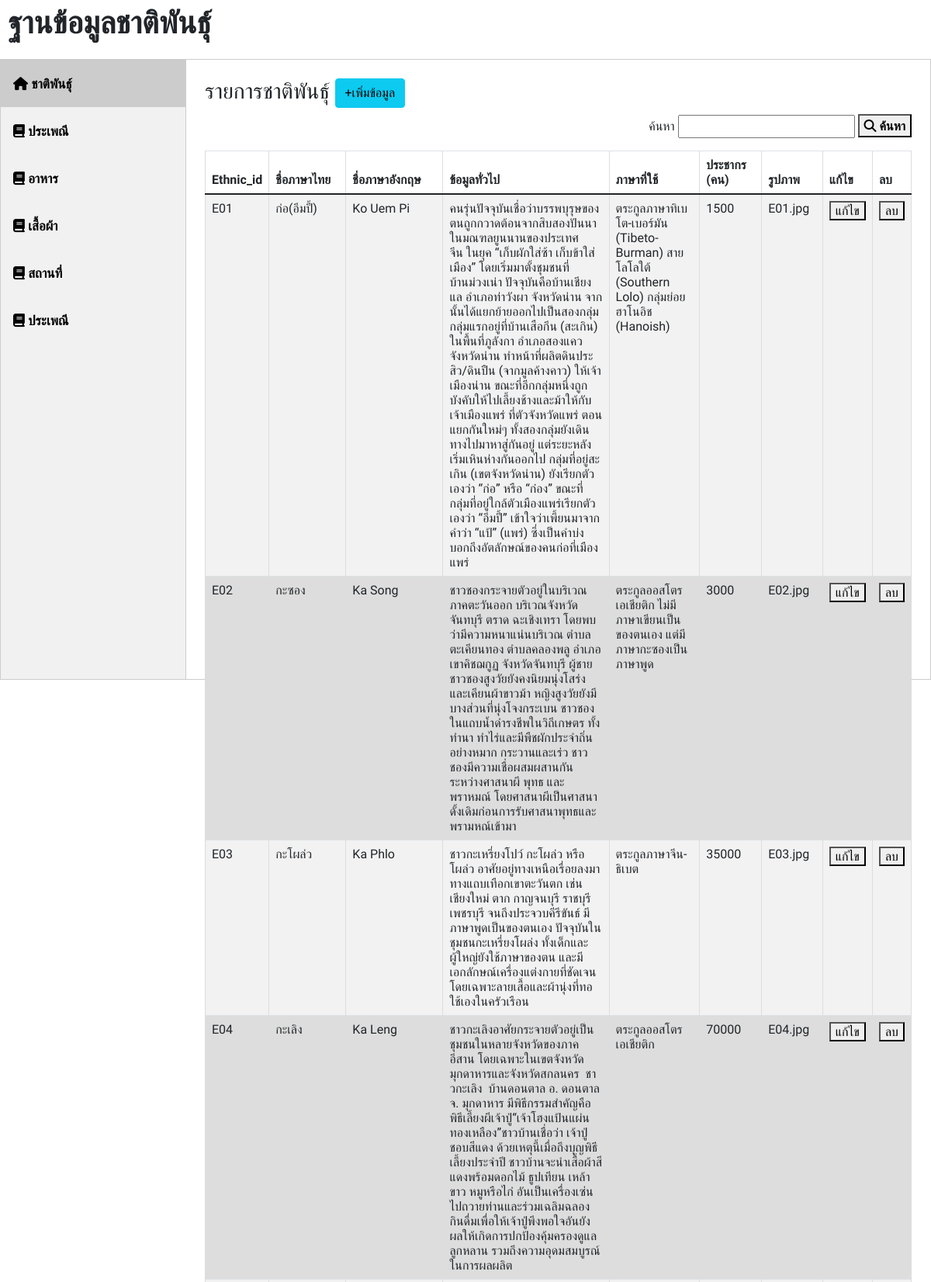
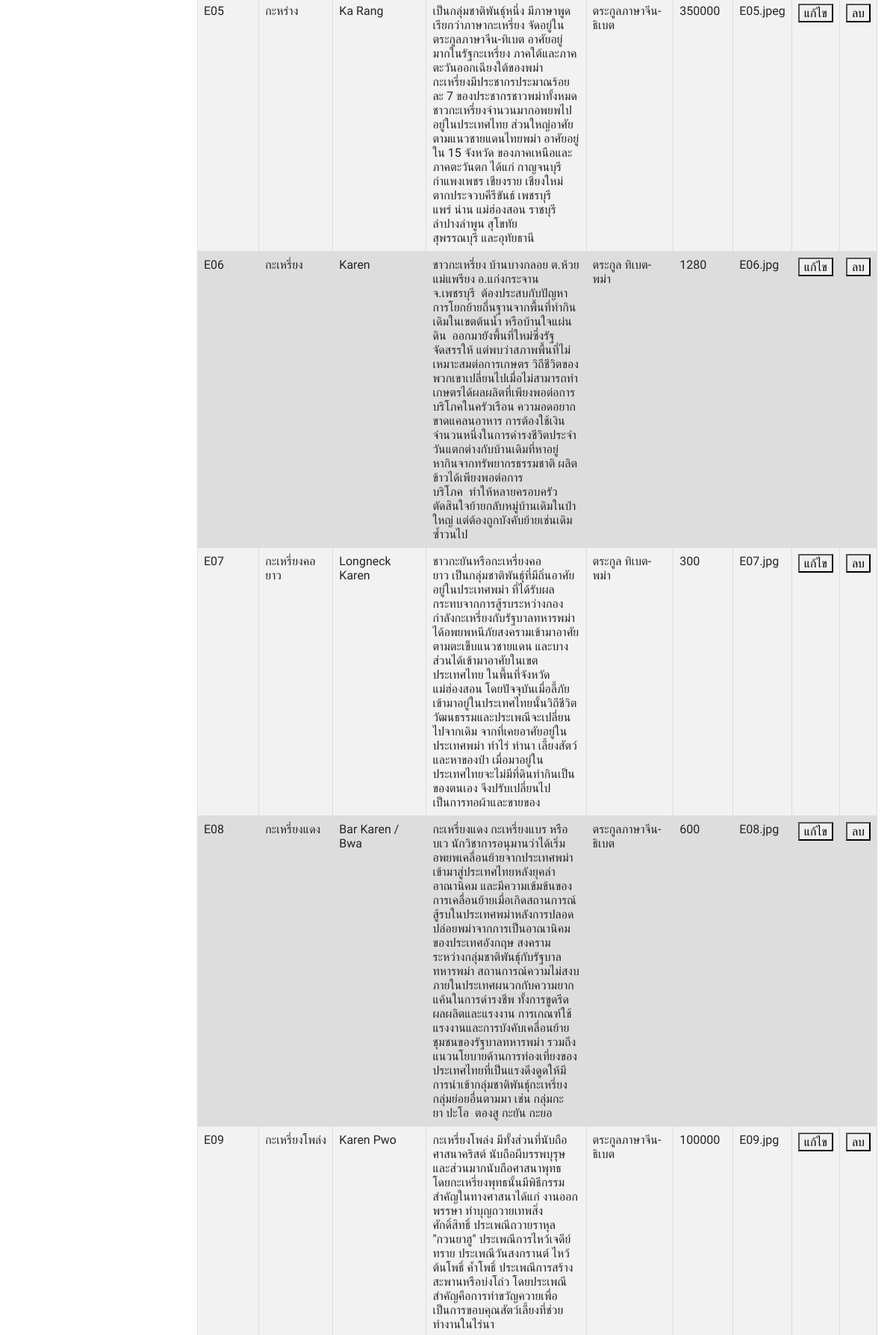
Screenshot of /admin/old/index.php (upper part) with the database file from the repository (2 pictures, top to bottom).
### tables this page shows
CREATE TABLE `ethnicdata` (
  `Ethnic_id` varchar(25) NOT NULL,
  `Ethnic_nameth` varchar(100) NOT NULL,
  `Ethnic_nameen` varchar(100) NOT NULL,
  `Ethnic_history` text NOT NULL,
  `Ethnic_language` text NOT NULL,
  `Ethnic_population` varchar(10) NOT NULL,
  `img` varchar(25) NOT NULL
);

### admin/old/index.php (called while the page is built)
<?php
include("Home.php");

### admin/old/Home.php (the view, shortened to what this page needs)
<?php include("Connect.php"); ?>
<html>
<head>
  <link href="https://cdn.jsdelivr.net/npm/bootstrap@5.1.1/dist/css/bootstrap.min.css" rel="stylesheet">
  <link rel="stylesheet" type="text/css" href="styleAll.css">
</head>
<body>
  <div>
    <font class="above"><B>ฐานข้อมูลชาติพันธุ์</font></B>
  </div>
  <div class="tab">
    <button class="tablinks" onclick="openCity(event, 'Home')" id="defaultOpen"><i class='fas fa-home'> ชาติพันธุ์</i></button>
    <a href="amcustom.php"><button class="tablinks"><i class='fas fa-book'> ประเพณี</i></button></a>
    <a href="amfood.php"><button class="tablinks"><i class='fas fa-book'> อาหาร</i></button></a>
    <a href="amclothes.php"><button class="tablinks"><i class='fas fa-book'> เสื้อผ้า</i></button></a>
    <a href="amallplace.php"><button class="tablinks"><i class='fas fa-book'> สถานที่</i></button></a>
    <button class="tablinks" id="defaultOpen"><i class='fas fa-book'> ประเพณี</i></button>
  </div>
  <div id="Home" class="tabcontent">
    <div class="container">
      <div class="row">
        <div class="col-md-12"> <br>
          <h3>รายการชาติพันธุ์ <a href="AddEthnic.php" class="btn btn-info">+เพิ่มข้อมูล</a> </h3>
          <div class="search">
            <form action="emp.php" method="post">
              ค้นหา <input type="text" name="text">
              <button style='height:30px' type='submit' name='submit' value='ค้นหา'><i class="fa fa-search"> ค้นหา</i></button>
          </div>
          <table class="table table-striped  table-hover table-responsive table-bordered">
            <thead>
              <tr>
                <th width="5%">Ethnic_id</th>
                <th width="20%">ชื่อภาษาไทย</th>
                <th width="20%">ชื่อภาษาอังกฤษ</th>
                <th width="45%">ข้อมูลทั่วไป</th>
                <th width="45%">ภาษาที่ใช้</th>
                <th width="10%">ประชากร (คน)</th>
                <th width="10%">รูปภาพ</th>
                <th width="5%">แก้ไข</th>
                <th width="5%">ลบ</th>
              </tr>
            </thead>
            <tbody>
              <?php
              $sql1 = "SELECT * FROM ethnicdata";
              $q1 = mysqli_query($conn, $sql1);
              while ($row = mysqli_fetch_array($q1)) {
                echo "<tr>";
                echo "<td>" . $row['Ethnic_id'] . "</td>";
                echo "<td>" . $row['Ethnic_nameth'] . "</td>";
                echo "<td>" . $row['Ethnic_nameen'] . "</td>";
                echo "<td>" . $row['Ethnic_history'] . "</td>";
                echo "<td>" . $row['Ethnic_language'] . "</td>";
                echo "<td>" . $row['Ethnic_population'] . "</td>";
                echo "<td>" . $row['img'] . "</td>";
                echo '<td><form action="EditEthnic.php" method="post"><button type ="submit" name="sub" value =' . $row['Ethnic_id'] . '>แก้ไข</form></td>';
                echo '<form action="del_ethnic.php" method="post"><td><button type="submit" onClick=onclick = "myFunction()" name="submit" value =' . $row['Ethnic_id'] . '>ลบ</td></form>';
                echo "</tr>";
              }
              echo "</tbody>";
              echo "</table>";
              echo "</div>";
              echo "</div>";
              echo "</div>";
              ?>
</body>
</html>

### admin/old/styleAll.css (style rules this page uses)
* { box-sizing: border-box }
body { font-family: 'Sarabun', sans-serif; }
.tab { float: left; border: 1px solid #ccc; background-color: #f1f1f1; width: 20%; height: 100%; }
.tab button { display: block; background-color: inherit; color: black; padding: 22px 16px; width: 100%; border: none; outline: none; text-align: left; cursor: pointer; transition: 0.3s; font-size: 17px; }
.tab button.active { background-color: #ccc; }
.tabcontent { float: left; padding: 0px 12px; border: 1px solid #ccc; width: 80%; border-left: none; height: 100%; }
.above { margin-top: 2%; margin-left: 10px; font-size: 40px; }
table { font-family: 'Sarabun', sans-serif; border-collapse: collapse; width: 90%; margin-left: auto; margin-right: auto; margin-top: 3%; }
td, th { border: 1px solid #dddddd; text-align: left; padding: 8px; }
tr:nth-child(even) { background-color: #dddddd; }

### admin/old/Home.php (style rules this page uses)
.search { float: right; }

### rows the page displays
ethnicdata: Ethnic_id "E01", Ethnic_nameth "ก่อ(อึมปี้)", Ethnic_nameen "Ko Uem Pi", Ethnic_history "คนรุ่นปัจจุบันเชื่อว่าบรรพบุรุษของตนถูกกวาดต้อนจากสิบสองปันนาในมณฑลยูนนานของประเทศจีน ในยุค “เก็บผักใส่ซ้า เก็บข้าใส่เมือง” โดยเริ่มมาตั้งชุมชนที่บ้านม่วงเน่า ปัจจุบันคือบ้านเชียงแล อำเภอท่าวังผา จังหวัดน่าน จากนั้นได้แยกย้ายออกไปเป็นสองกลุ่ม กลุ่มแรกอยู่ที่บ้านเสือกึน (สะเกิน) ในพื้นที่ภูลังกา อำเภอสองแคว จังหวัดน่าน ทำหน้าที่ผลิตดินประสิว/ดินปืน (จากมูลค้างคาว) ให้เจ้าเมืองน่าน ขณะที่อีกกลุ่มหนึ่งถูกบังคับให้ไปเลี้ยงช้างและม้าให้กับเจ้าเมืองแพร่ ที่ตัวจังหวัดแพร่ ตอนแยกกันใหม่ๆ ทั้งสองกลุ่มยังเดินทางไปมาหาสู่กันอยู่ แต่ระยะหลังเริ่มเหินห่างกันออกไป กลุ่มที่อยู่สะเกิน (เขตจังหวัดน่าน) ยังเรียกตัวเองว่า “ก่อ” หรือ “ก๋อง” ขณะที่กลุ่มที่อยู่ใกล้ตัวเมืองแพร่เรียกตัวเองว่า “อึมปี้”…", Ethnic_language "ตระกูลภาษาทิเบโต-เบอร์มัน (Tibeto-Burman) สายโลโลใต้ (Southern Lolo) กลุ่มย่อยฮาโนอิช (Hanoish)", Ethnic_population "1500", img "E01.jpg"
ethnicdata: Ethnic_id "E02", Ethnic_nameth "กะซอง", Ethnic_nameen "Ka Song", Ethnic_history "ชาวชองกระจายตัวอยู่ในบริเวณภาคตะวันออก บริเวณจังหวัดจันทบุรี ตราด ฉะเชิงเทรา โดยพบว่ามีความหนาแน่นบริเวณ ตำบลตะเคียนทอง ตำบลคลองพลู อำเภอเขาคิชฌกูฏ จังหวัดจันทบุรี ผู้ชายชาวชองสูงวัยยังคงนิยมนุ่งโสร่งและเคียนผ้าขาวม้า หญิงสูงวัยยังมีบางส่วนที่นุ่งโจงกระเบน ชาวชองในแถบน้ำดำรงชีพในวิถีเกษตร ทั้งทำนา ทำไร่และมีพืชผักประจำถิ่นอย่างหมาก กระวานและเร่ว ชาวชองมีความเชื่อผสมผสานกันระหว่างศาสนาผี พุทธ และพราหมณ์ โดยศาสนาผีเป็นศาสนาดั้งเดิมก่อนการรับศาสนาพุทธและพรามหณ์เข้ามา", Ethnic_language "ตระกูลออสโตรเอเชียติก ไม่มีภาษาเขียนเป็นของตนเอง แต่มีภาษากะซองเป็นภาษาพูด", Ethnic_population "3000", img "E02.jpg"
ethnicdata: Ethnic_id "E03", Ethnic_nameth "กะโผล่ว", Ethnic_nameen "Ka Phlo", Ethnic_history "ชาวกะเหรี่ยงโปว์ กะโผล่ว หรือโผล่ว อาศัยอยู่ทางเหนือเรื่อยลงมาทางแถบเทือกเขาตะวันตก เช่น เชียงใหม่ ตาก กาญจนบุรี ราชบุรี เพชรบุรี จนถึงประจวบคีรีขันธ์ มีภาษาพูดเป็นของตนเอง ปัจจุบันในชุมชนกะเหรี่ยงโผล่ง ทั้งเด็กและผู้ใหญ่ยังใช้ภาษาของตน และมีเอกลักษณ์เครื่องแต่งกายที่ชัดเจน โดยเฉพาะลายเสื้อและผ้านุ่งที่ทอใช้เองในครัวเรือน", Ethnic_language "ตระกูลภาษาจีน-ธิเบต", Ethnic_population "35000", img "E03.jpg"
ethnicdata: Ethnic_id "E04", Ethnic_nameth "กะเลิง", Ethnic_nameen "Ka Leng", Ethnic_history "ชาวกะเลิงอาศัยกระจายตัวอยู่เป็นชุมชนในหลายจังหวัดของภาคอีสาน โดยเฉพาะในเขตจังหวัดมุกดาหารและจังหวัดสกลนคร ชาวกะเลิง บ้านดอนตาล อ. ดอนตาล จ. มุกดาหาร มีพิธีกรรมสำคัญคือพิธีเลี้ยงผีเจ้าปู่“เจ้าโฮงแป้นแผ่นทองเหลือง”ชาวบ้านเชื่อว่า เจ้าปู่ชอบสีแดง ด้วยเหตุนี้เมื่อถึงบุญพิธีเลี้ยงประจำปี ชาวบ้านจะนำเสื้อผ้าสีแดงพร้อมดอกไม้ ธูปเทียน เหล้าขาว หมูหรือไก่ อันเป็นเครื่องเซ่นไปถวายท่านและร่วมเฉลิมฉลองกินดื่มเพื่อให้เจ้าปู่พึงพอใจอันยังผลให้เกิดการปกป้องคุ้มครองดูแลลูกหลาน รวมถึงความอุดมสมบูรณ์ในการผลผลิต", Ethnic_language "ตระกูลออสโตรเอเชียติก", Ethnic_population "70000", img "E04.jpg"
ethnicdata: Ethnic_id "E05", Ethnic_nameth "กะหร่าง", Ethnic_nameen "Ka Rang", Ethnic_history "เป็นกลุ่มชาติพันธุ์หนึ่ง มีภาษาพูดเรียกว่าภาษากะเหรี่ยง จัดอยู่ในตระกูลภาษาจีน-ทิเบต อาศัยอยู่มากในรัฐกะเหรี่ยง ภาคใต้และภาคตะวันออกเฉียงใต้ของพม่า กะเหรี่ยงมีประชากรประมาณร้อยละ 7 ของประชากรชาวพม่าทั้งหมด ชาวกะเหรี่ยงจำนวนมากอพยพไปอยู่ในประเทศไทย ส่วนใหญ่อาศัยตามแนวชายแดนไทยพม่า อาศัยอยู่ใน 15 จังหวัด ของภาคเหนือและภาคตะวันตก ได้แก่ กาญจนบุรี กำแพงเพชร เชียงราย เชียงใหม่ ตากประจวบคีรีขันธ์ เพชรบุรี แพร่ น่าน แม่ฮ่องสอน ราชบุรี ลำปางลำพูน สุโขทัย สุพรรณบุรี และอุทัยธานี", Ethnic_language "ตระกูลภาษาจีน-ธิเบต", Ethnic_population "350000", img "E05.jpeg"
ethnicdata: Ethnic_id "E06", Ethnic_nameth "กะเหรี่ยง", Ethnic_nameen "Karen", Ethnic_history "ชาวกะเหรี่ยง บ้านบางกลอย ต.ห้วยแม่แพรียง อ.แก่งกระจาน จ.เพชรบุรี ต้องประสบกับปัญหาการโยกย้ายถื่นฐานจากพื้นที่ทำกินเดิมในเขตต้นน้ำ หรือบ้านใจแผ่นดิน ออกมายังพื้นที่ใหม่ซึ่งรัฐจัดสรรให้ แต่พบว่าสภาพพื้นที่ไม่เหมาะสมต่อการเกษตร วิถีชีวิตของพวกเขาเปลี่ยนไปเมื่อไม่สามารถทำเกษตรได้ผลผลิตที่เพียงพอต่อการบริโภคในครัวเรือน ความอดอยาก ขาดแคลนอาหาร การต้องใช้เงินจำนวนหนึ่งในการดำรงชีวิตประจำวันแตกต่างกับบ้านเดิมที่หาอยู่หากินจากทรัพยากรธรรมชาติ ผลิตข้าวได้เพียงพอต่อการบริโภค ทำให้หลายครอบครัวตัดสินใจย้ายกลับหมู่บ้านเดิมในป่าใหญ่ แต่ต้องถูกบังคับย้ายเช่นเดิม ซ้ำวนไป", Ethnic_language "ตระกูล ทิเบต-พม่า", Ethnic_population "1280", img "E06.jpg"
ethnicdata: Ethnic_id "E07", Ethnic_nameth "กะเหรี่ยงคอยาว", Ethnic_nameen "Longneck Karen", Ethnic_history "ชาวกะยันหรือกะเหรี่ยงคอยาว เป็นกลุ่มชาติพันธุ์ที่มีถิ่นอาศัยอยู่ในประเทศพม่า ที่ได้รับผล กระทบจากการสู้รบระหว่างกองกำลังกะเหรี่ยงกับรัฐบาลทหารพม่าได้อพยพหนีภัยสงครามเข้ามาอาศัยตามตะเข็บแนวชายแดน และบางส่วนได้เข้ามาอาศัยในเขตประเทศไทย ในพื้นที่จังหวัดแม่ฮ่องสอน โดยปัจจุบันเมื่อลี้ภัยเข้ามาอยู่ในประเทศไทยนั้นวิถีชีวิต วัฒนธรรมและประเพณีจะเปลี่ยนไปจากเดิม จากที่เคยอาศัยอยู่ในประเทศพม่า ทำไร่ ทำนา เลี้ยงสัตว์ และหาของป่า เมื่อมาอยู่ในประเทศไทยจะไม่มีที่ดินทำกินเป็นของตนเอง จึงปรับเปลี่ยนไปเป็นการทอผ้าและขายของ", Ethnic_language "ตระกูล ทิเบต-พม่า", Ethnic_population "300", img "E07.jpg"
ethnicdata: Ethnic_id "E08", Ethnic_nameth "กะเหรี่ยงแดง", Ethnic_nameen "Bar Karen / Bwa", Ethnic_history "กะเหรี่ยงแดง กะเหรี่ยงแบร หรือ บเว นักวิชาการอนุมานว่าได้เริ่มอพยพเคลื่อนย้ายจากประเทศพม่าเข้ามาสู่ประเทศไทยหลังยุคล่าอาณานิคม และมีความเข้มข้นของการเคลื่อนย้ายเมื่อเกิดสถานการณ์สู้รบในประเทศพม่าหลังการปลอดปล่อยพม่าจากการเป็นอาณานิคมของประเทศอังกฤษ สงครามระหว่างกลุ่มชาติพันธุ์กับรัฐบาลทหารพม่า สถานการณ์ความไม่สงบภายในประเทศผนวกกับความยากแค้นในการดำรงชีพ ทั้งการขูดรีดผลผลิตและแรงงาน การเกณฑ์ใช้แรงงานและการบังคับเคลื่อนย้ายชุมชนของรัฐบาลทหารพม่า รวมถึงแนวนโยบายด้านการท่องเที่ยงของประเทศไทยที่เป็นแรงดึงดูดให้มีการนำเข้ากลุ่มชาติพันธุ์กะเหรี่ยงกลุ่มย่อยอื่นตามมา เช่น กลุ่มกะยา ปะโอ ตองสู กะยัน กะยอ", Ethnic_language "ตระกูลภาษาจีน-ธิเบต", Ethnic_population "600", img "E08.jpg"
ethnicdata: Ethnic_id "E09", Ethnic_nameth "กะเหรี่ยงโพล่ง", Ethnic_nameen "Karen Pwo", Ethnic_history "กะเหรี่ยงโพล่ง มีทั้งส่วนที่นับถือศาสนาคริสต์ นับถือผีบรรพบุรุษและส่วนมากนับถือศาสนาพุทธ โดยกะเหรี่ยงพุทธนั้นมีพิธีกรรมสำคัญในทางศาสนาได้แก่ งานออกพรรษา ทำบุญถวายเทพสิ่งศักดิ์สิทธิ์ ประเพณีถวายราหุล \"กวนยาฮู\" ประเพณีการไหว้เจดีย์ทราย ประเพณีวันสงกรานต์ ไหว้ต้นโพธิ์ ค้ำโพธิ์ ประเพณีการสร้างสะพานหรือบ่งโถ่ว โดยประเพณีสำคัญคือการทำขวัญควายเพื่อเป็นการขอบคุณสัตว์เลี้ยงที่ช่วยทำงานในไร่นา", Ethnic_language "ตระกูลภาษาจีน-ธิเบต", Ethnic_population "100000", img "E09.jpg"
